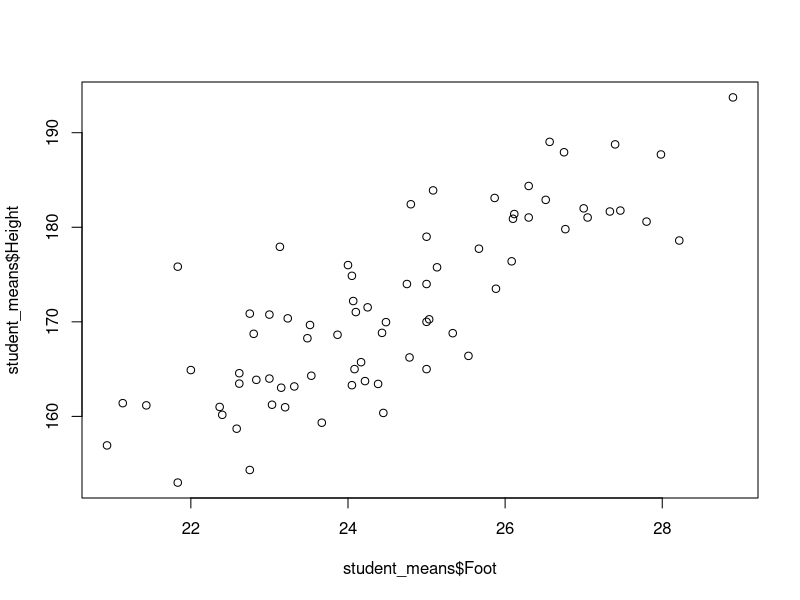
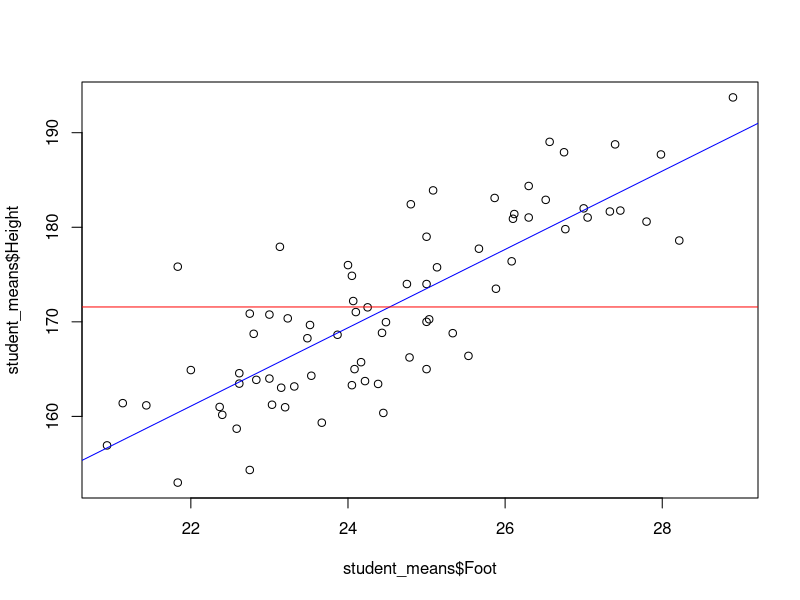
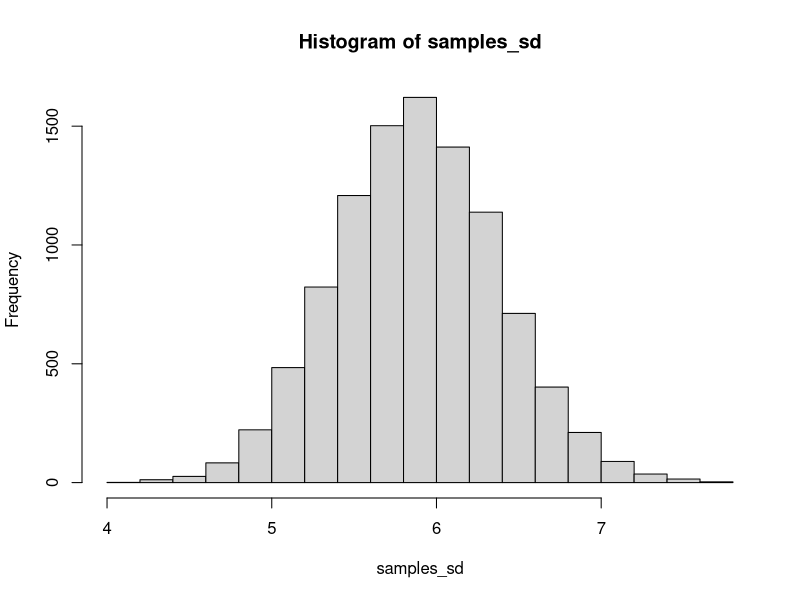
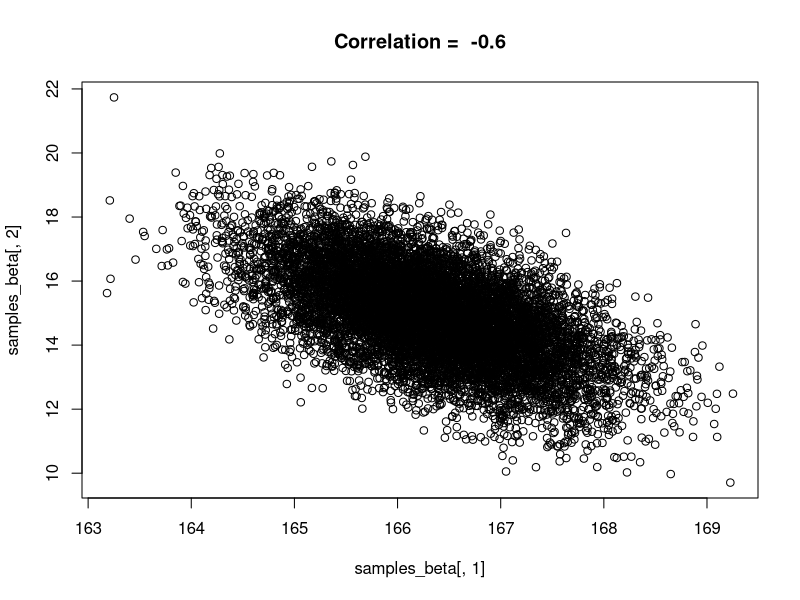
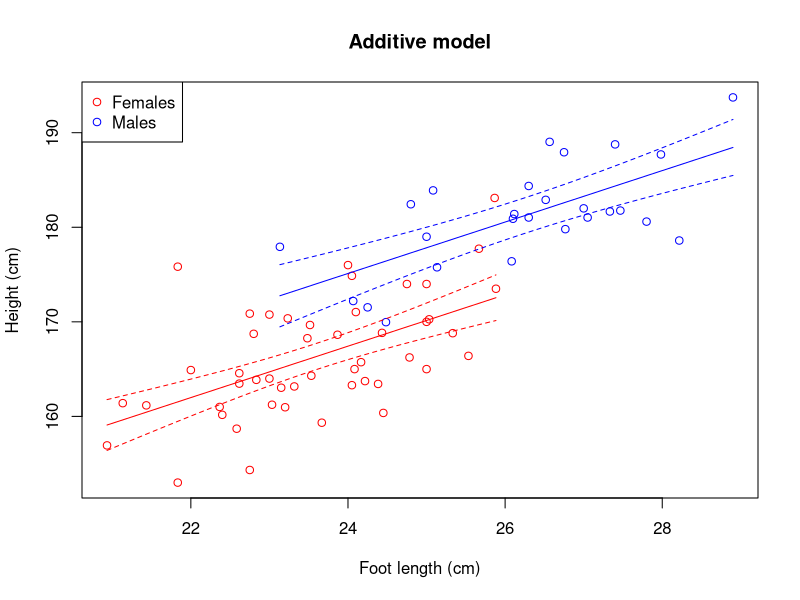
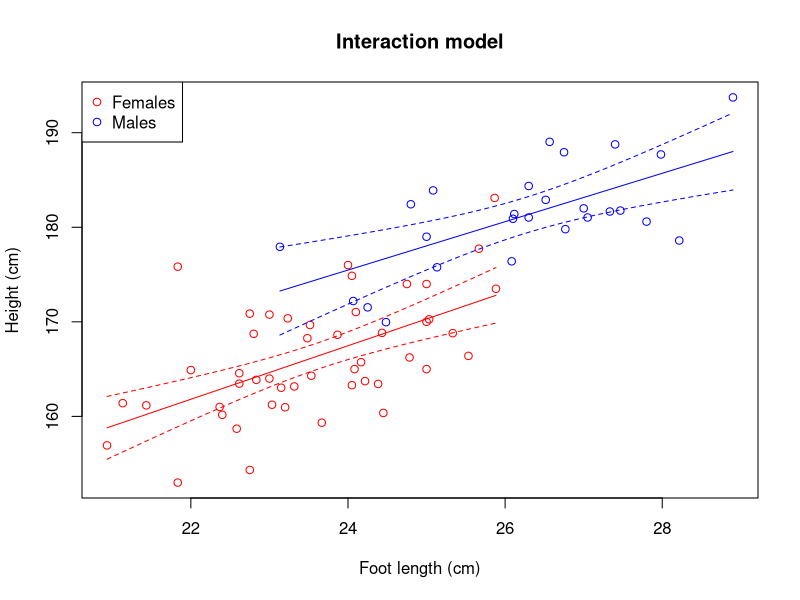

Write the R code that produced these figures, in order.
## ---- chunk 1
knitr::opts_chunk$set(echo = TRUE)
## ---- chunk 2
student_means = read.csv("student_means.csv")
head(student_means)
#summary(student_means)
## ---- chunk 3
plot(student_means$Foot, student_means$Height)
## ---- chunk 4
plot(student_means$Height ~ student_means$Foot) # An alternative way of plotting
lin_reg = lm(Height ~ 1 + Foot, data = student_means) # lm() is a function for fitting a linear model with normal residuals
abline(lin_reg, col="blue")
abline(h = mean(student_means$Height), col="red")
## ---- chunk 5
n = 100
beta_0 = 170
sigma = 5

epsilon = rnorm(n, mean=0, sd=sigma)
height = beta_0 + epsilon

# or just

height = rnorm(n, mean=beta_0, sd=sigma)
## ---- chunk 6
fit_1 = lm(Height ~ 1, data = student_means)
## ---- chunk 7
summary(fit_1)
## ---- chunk 8
#mean(student_means$Height[student_means$Sex=="female"])
#sd(student_means$Height[student_means$Sex=="female"])

#with(student_means[student_means$Sex=="male",], mean(Height))
#with(student_means[student_means$Sex=="male",], sd(Height))

(means = tapply(student_means$Height, list(student_means$Sex), mean))
(SDs = tapply(student_means$Height, list(student_means$Sex), sd))
## ---- chunk 9
(SEs = SDs/sqrt(table(student_means$Sex)))
## ---- chunk 10
means[1] + c(-2,2)*SEs[1]
## ---- chunk 11
means[2] + c(-2,2)*SEs[2]
## ---- chunk 12
fit_F = lm(Height ~ 1, data = student_means, subset = Sex=="female")
summary(fit_F)
confint(fit_F)
## ---- chunk 13
fit_M = lm(Height ~ 1, data = student_means, subset = Sex=="male")
summary(fit_M)
confint(fit_M)
## ---- chunk 14
fit_Sex = lm(Height ~ Sex, data = student_means)
summary(fit_Sex)
## ---- chunk 15
fit_Sex_no_int = lm(Height ~ -1 + Sex, data = student_means)
summary(fit_Sex_no_int)
## ---- chunk 16
PredData = data.frame(Sex = c("female", "male"))
## ---- chunk 17
(Predictions = predict(fit_Sex, newdata = PredData, interval = "confidence"))
## ---- chunk 18
(Predictions = predict(fit_Sex, newdata = PredData, interval = "prediction"))
## ---- chunk 19
n_iter = 10000 # Number of iterations
beta = fit_Sex$coef # The parameters in the fixed part of the model (to see what the model object contains, use `str(fit_Sex)`)
res_sd = sd(fit_Sex$residuals) # Residual standard deviation
Sex = student_means$Sex
n = length(Sex)  # Sample size

samples_beta = matrix(nrow=n_iter, ncol=2)  # Empty matrix for storing resampled beta-estimates
for(i in 1:n_iter){
  fixed = ifelse(fit_Sex$model$Sex=="female", beta[1], sum(beta))
  random = rnorm(n, 0, res_sd)
  y = fixed + random
  refit = lm(y ~ Sex)
  samples_beta[i,] = refit$coef
}
## ---- chunk 20
quantile(samples_beta[,1], prob=c(0.025, 0.975)) # The 2.5% and 97.5% quantiles of beta0 (mean height of females)
## ---- chunk 21
quantile(samples_beta[,1] + samples_beta[,2], prob=c(0.025, 0.975)) # same for males
## ---- chunk 22
n_iter = 10000 # Number of iterations
Y = simulate(fit_Sex, nsim = n_iter)

samples_sd = rep(NA,n_iter)  # Empty vectors for storing results
for(i in 1:n_iter){
  refit = lm(Y[,i] ~ student_means$Sex)
  samples_sd[i] = sd(refit$residuals)
}
(CI_sd = quantile(samples_sd, prob=c(0.025, 0.975)))
## ---- chunk 23
hist(samples_sd, 20)
## ---- chunk 24
n_iter = 10000 # Number of iterations
n = nrow(student_means)

samples_males_vs_females = rep(NA,n_iter)  # Empty vectors for storing results
for(i in 1:n_iter){
  resamp_rows = sample(1:n, n, replace = TRUE)
  resamp_data = student_means[resamp_rows,]
  resamp_means = tapply(resamp_data$Height, list(resamp_data$Sex), mean)
  samples_males_vs_females[i] = (resamp_means["male"]/resamp_means["female"] - 1)*100
}
(mean_samples_males_vs_females = mean(samples_males_vs_females))
(CI_samples_males_vs_females = quantile(samples_males_vs_females, prob=c(0.025, 0.975)))
## ---- chunk 25
(table = summary(fit_Sex)$coef)
## ---- chunk 26
plot(samples_beta[,1], samples_beta[,2])
correlation = cor(samples_beta[,1], samples_beta[,2])
title(paste("Correlation = ", round(correlation,2)))
## ---- chunk 27
(vcov_lm = vcov(fit_Sex))
## ---- chunk 28
(vcov_boot = var(samples_beta))
## ---- chunk 29
sqrt(diag(vcov_lm))
## ---- chunk 30
cov2cor(vcov_lm)
## ---- chunk 31
fit_Foot = lm(Height ~ Foot, data = student_means)
## ---- chunk 32
fit_Sex_Foot = lm(Height ~ Sex + Foot, data = student_means)
summary(fit_Sex_Foot)
## ---- chunk 33
mu_F = mean(student_means$Foot[student_means$Sex=="female"])
fit_Sex_Foot = lm(Height ~ Sex + I(Foot-mu_F), data = student_means)
summary(fit_Sex_Foot)
## ---- chunk 34
model_fit = fit_Sex_Foot
Title = "Additive model"
x_range_F = range(student_means$Foot[student_means$Sex=="female"])
x_range_M = range(student_means$Foot[student_means$Sex=="male"])
pred_data_F = data.frame(Sex = "female", Foot = seq(x_range_F[1], x_range_F[2], length.out = 50))
pred_data_M = data.frame(Sex = "male", Foot = seq(x_range_M[1], x_range_M[2], length.out = 50))
pred_data = rbind(pred_data_F, pred_data_M)
pred = predict(model_fit, pred_data, interval = "confidence")
pred = cbind(pred_data, pred)

with(student_means,
     plot(Foot, Height, type="n", xlab="Foot length (cm)", ylab = "Height (cm)")
     )
with(student_means, points(Foot, Height, col=ifelse(Sex=="female", "red", "blue")))
with(pred[pred$Sex=="female",], lines(Foot, fit, col="red"))
with(pred[pred$Sex=="female",], lines(Foot, lwr, col="red", lty=2))
with(pred[pred$Sex=="female",], lines(Foot, upr, col="red", lty=2))
with(pred[pred$Sex=="male",], lines(Foot, fit, col="blue"))
with(pred[pred$Sex=="male",], lines(Foot, lwr, col="blue", lty=2))
with(pred[pred$Sex=="male",], lines(Foot, upr, col="blue", lty=2))
legend("topleft", legend=c("Females", "Males"), pch=c(1,1), col = c("red", "blue"))
title(Title)
## ---- chunk 35
fit_Sex_Foot_interaction = lm(Height ~ Sex*Foot, data = student_means)
summary(fit_Sex_Foot_interaction)
## ---- chunk 36
model_fit = fit_Sex_Foot_interaction
Title = "Interaction model"
x_range_F = range(student_means$Foot[student_means$Sex=="female"])
x_range_M = range(student_means$Foot[student_means$Sex=="male"])
pred_data_F = data.frame(Sex = "female", Foot = seq(x_range_F[1], x_range_F[2], length.out = 50))
pred_data_M = data.frame(Sex = "male", Foot = seq(x_range_M[1], x_range_M[2], length.out = 50))
pred_data = rbind(pred_data_F, pred_data_M)
pred = predict(model_fit, pred_data, interval = "confidence")
pred = cbind(pred_data, pred)

with(student_means,
     plot(Foot, Height, type="n", xlab="Foot length (cm)", ylab = "Height (cm)")
     )
with(student_means, points(Foot, Height, col=ifelse(Sex=="female", "red", "blue")))
with(pred[pred$Sex=="female",], lines(Foot, fit, col="red"))
with(pred[pred$Sex=="female",], lines(Foot, lwr, col="red", lty=2))
with(pred[pred$Sex=="female",], lines(Foot, upr, col="red", lty=2))
with(pred[pred$Sex=="male",], lines(Foot, fit, col="blue"))
with(pred[pred$Sex=="male",], lines(Foot, lwr, col="blue", lty=2))
with(pred[pred$Sex=="male",], lines(Foot, upr, col="blue", lty=2))
legend("topleft", legend=c("Females", "Males"), pch=c(1,1), col = c("red", "blue"))
title(Title)
## ---- chunk 37
var_res = var(residuals(fit_Sex_Foot_interaction))
var_pred = var(fitted(fit_Sex_Foot_interaction))
var_tot = var_res + var_pred
var_pred/var_tot # (var_tot - var_res)/var_tot 
## ---- chunk 38
var_res = var(residuals(fit_Sex_Foot_interaction))
var_tot = var(residuals(fit_1)) # = var(student_means$Height)
(var_tot - var_res)/var_tot # = 1-var_res/var_tot 
